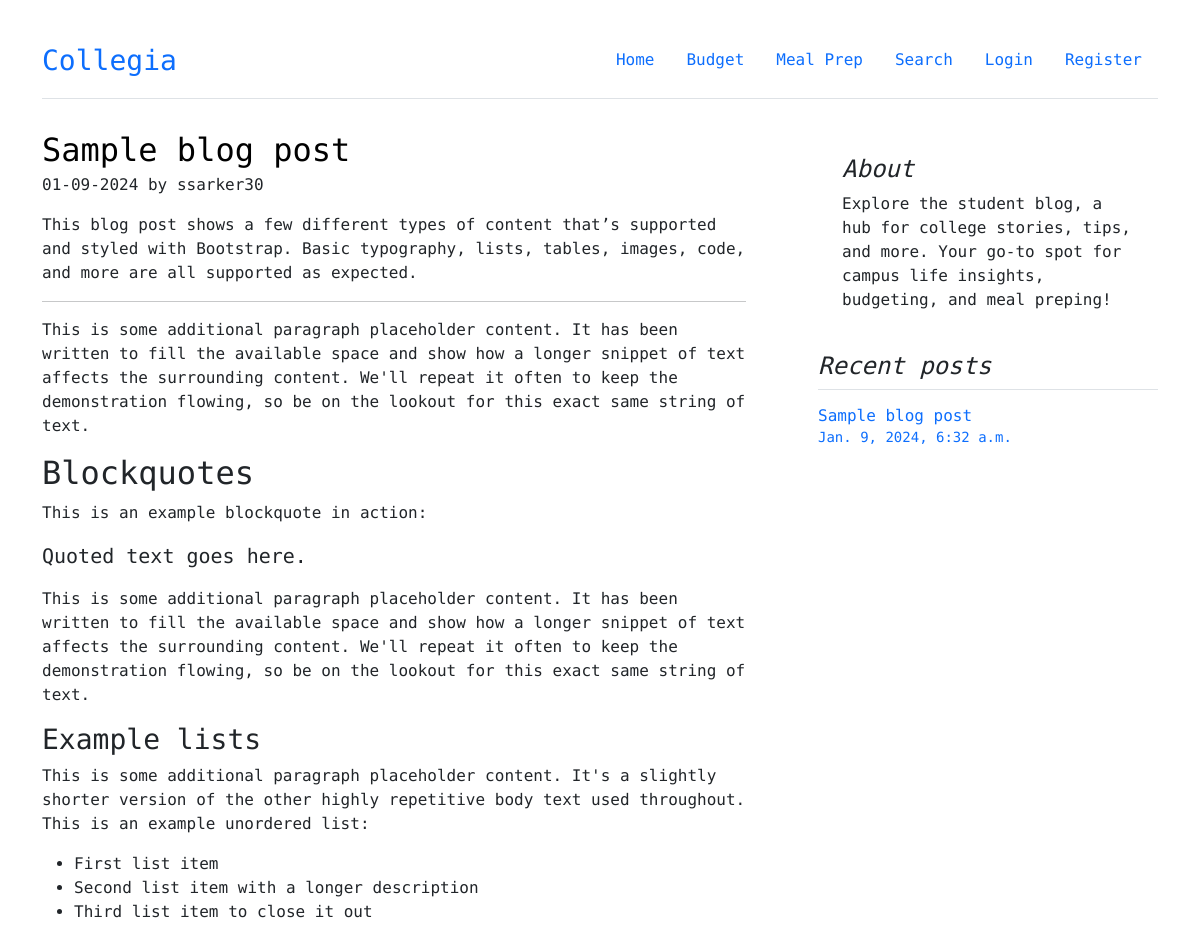
/ (upper part), run on an earlier commit of the app's database.
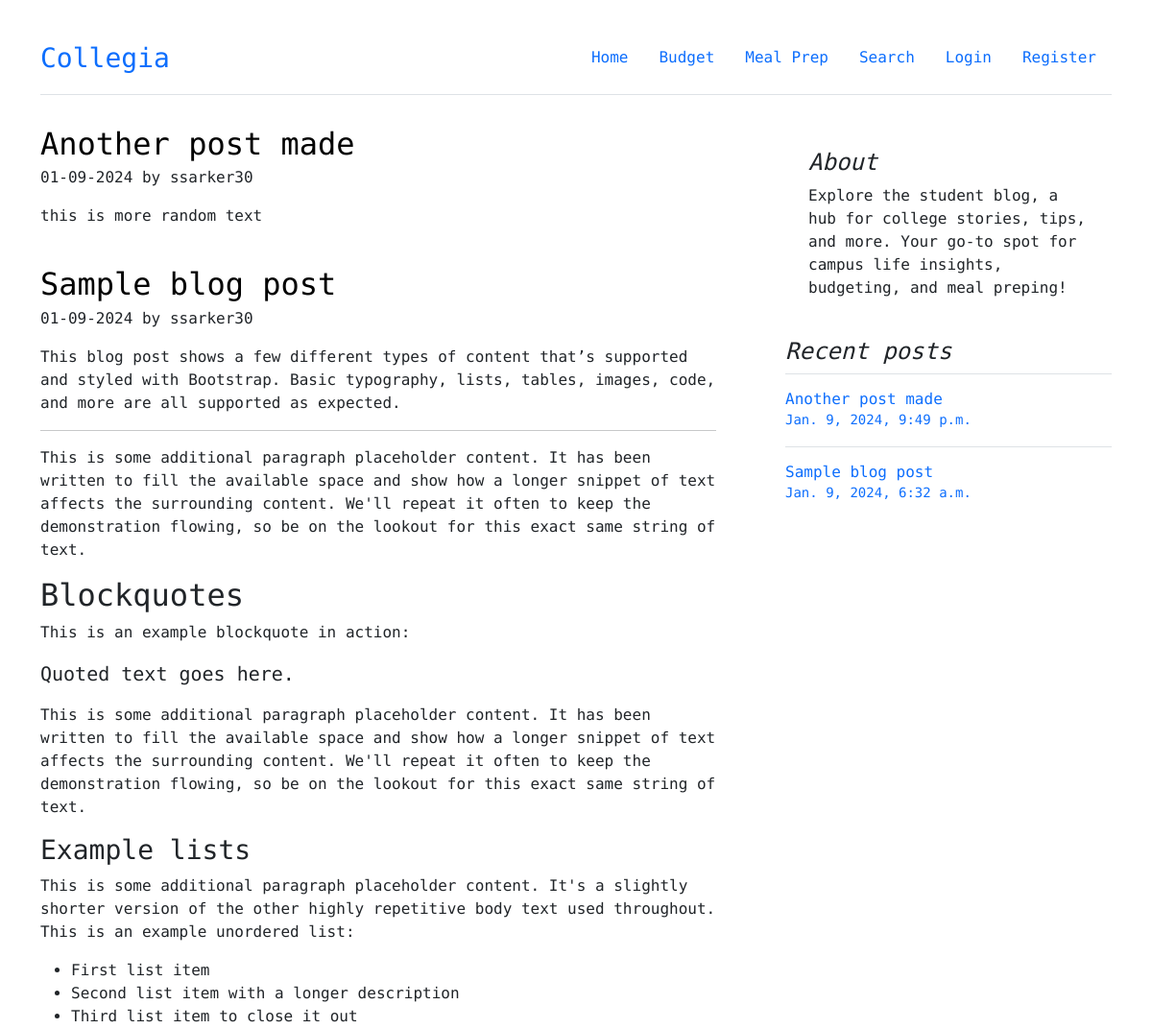
And on a later commit of the database.
### core/models.py (models this page shows, shortened)
class Post(models.Model):
  title = models.CharField(max_length=100)
  content = models.TextField()
  date_posted = models.DateTimeField(default=timezone.now)
  author = models.ForeignKey(User, on_delete=models.CASCADE)

### core/views.py (the view)
# urls.py: path('', PostListView.as_view(), name='home'),
class PostListView(ListView):
  model = Post
  template_name = 'core/home.html'
  context_object_name = 'posts'
  ordering = ['-date_posted']
  paginate_by = 3
  def get_context_data(self, **kwargs):
    context = super().get_context_data(**kwargs)
    recent_posts = Post.objects.order_by('-date_posted')[:3]
    context['recent_posts'] = recent_posts
    return context

### core/templates/core/home.html (shortened to what this page needs)
{% extends "core/base.html" %}
{% block content %}
<div class="row g-5" style="margin-bottom: 4em;">
  <div class="col-md-8" style="padding-right: 3em;">
    {% for post in posts %}
    <article class="blog-post">
      <h2 class="display-5 link-body-emphasis mb-1 " style="font-size: 2em;"><a href="{% url 'detail' post.id %}" style="text-decoration: none; color: black;">{{ post.title }}</a></h2>
      <p class="blog-post-meta">{{ post.date_posted|date:"m-d-Y" }} by {{ post.author }}</p>
      <p>{{ post.content|safe }}</p>
    </article>
    <br>
    {% endfor %}
  </div>
  <div class="col-md-4">
    <div class="position-sticky" style="top: 2rem;">
      <div class="p-4 mb-3 bg-body-tertiary rounded">
        <h4 class="fst-italic">About</h4>
        <p class="mb-0">Explore the student blog, a hub for college stories, tips, and more. Your go-to spot for campus life insights, budgeting, and meal preping!</p>
      </div>
      <div>
        <h4 class="fst-italic">Recent posts</h4>
        <ul class="list-unstyled">
          {% for recent in recent_posts %}
            <li>
              <a class="d-flex flex-column flex-lg-row gap-3 align-items-start align-items-lg-center py-3 link-body-emphasis text-decoration-none border-top" href="{% url 'detail' recent.id %}">
                <div class="col-lg-8">
                  <h6 class="mb-0">{{ recent.title }}</h6>
                  <small class="text-body-secondary">{{ recent.date_posted }}</small>
                </div>
              </a>
            </li>
          {% endfor %}
        </ul>
      </div>
    </div>
  </div>
</div>
{% endblock content %}

What changed in the data, as far as the page shows it:
added Post: title "Another post made", date_posted "01-09-2024", author "ssarker30", content "this is more random text", date_posted "Jan. 9, 2024, 9:49 p.m."
